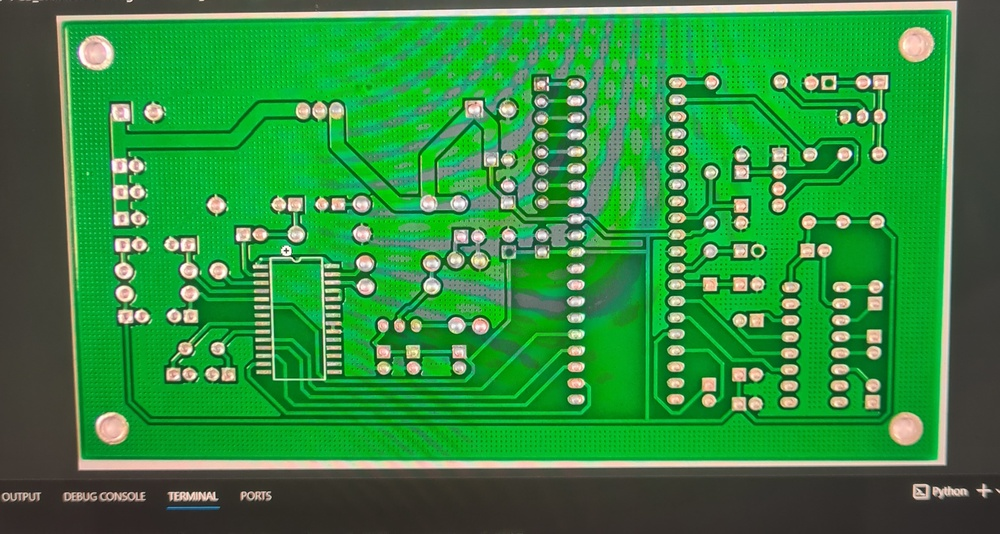
#> input picture Sol-1 Image analyse/Cropping Test photos/pcb15.jpg, 1000 x 534 px, shrunk from 3024 x 1616 before the run, found by its file name; its folder holds only this picture in this run
$ python 'Green PCB Cropper V2.py'
#> lines starting #> are read from the running program, lines starting #| are printed output that depends on the picture; after the words box and inside, x2 and y2 are one past the last pixel; in counts of white or black regions, pixels touching at a corner belong together
import cv2
import numpy as np
import os

# Define the input and output directories
input_dir = "boo12\Sol-1 image analyse\Cropping Test photos"
output_dir = "boo12\Sol-1 image analyse\Cropped photos"

#git test

# Create the output directory if it does not exist
if not os.path.exists(output_dir):
    os.makedirs(output_dir)

# Loop through the input images
for filename in os.listdir(input_dir):
    # Read the image as a numpy array
    img = cv2.imread(os.path.join(input_dir, filename))
#> img is the input picture: shape (534, 1000, 3); mean B, G, R 62.8, 139.7, 48.3

    # Convert the image from BGR to HSV color space
    hsv = cv2.cvtColor(img, cv2.COLOR_BGR2HSV)
#> hsv: shape (534, 1000, 3); mean H, S, V 52.6, 164, 142.1

    # Define the lower and upper bounds for the green color in HSV
    lower_green = np.array([40, 40, 40])
    upper_green = np.array([80, 255, 255])

    # Create a mask using the inRange function to isolate the green color
    mask = cv2.inRange(hsv, lower_green, upper_green)
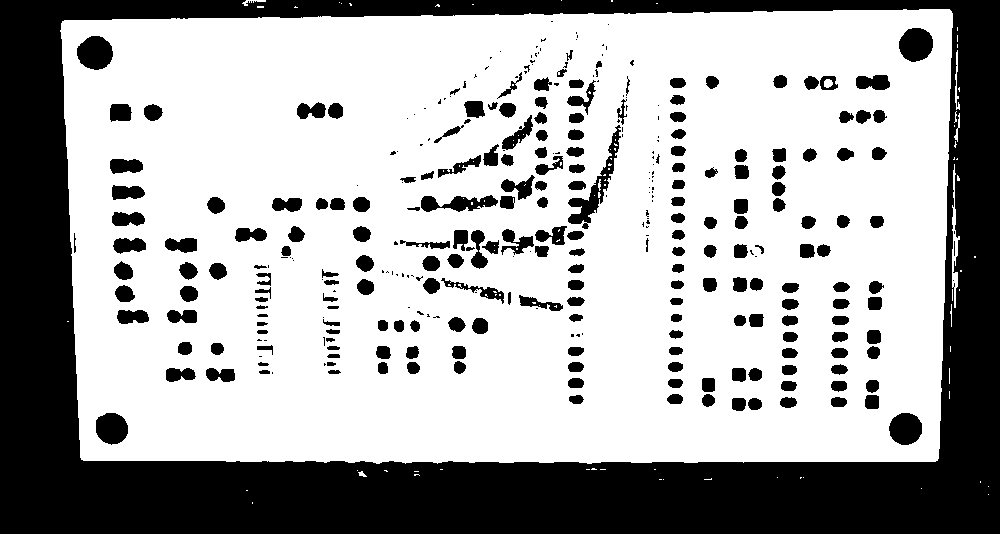
#> mask: shape (534, 1000); 66.6% white; 331 black regions (115 under 20 px), largest, box (x1, y1, x2, y2) and area: (0, 0, 1000, 534) 141392, (568, 125, 621, 229) 1188, (77, 36, 113, 70) 936

    # Apply the mask to the original image
    green_pcb = cv2.bitwise_and(img, img, mask=mask)
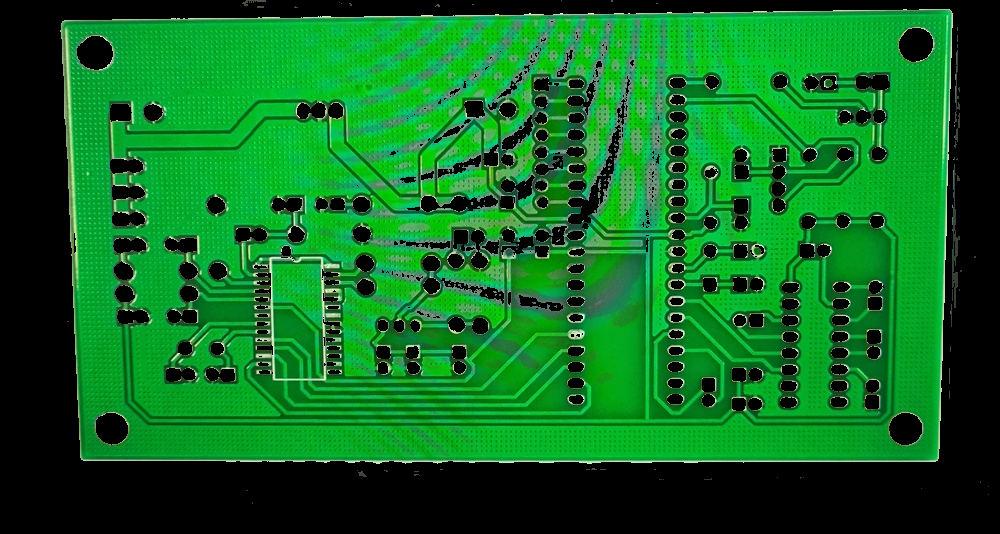
#> green_pcb: shape (534, 1000, 3); mean B, G, R 33.7, 106.7, 13.5

    # Convert the result to grayscale
    gray = cv2.cvtColor(green_pcb, cv2.COLOR_BGR2GRAY)
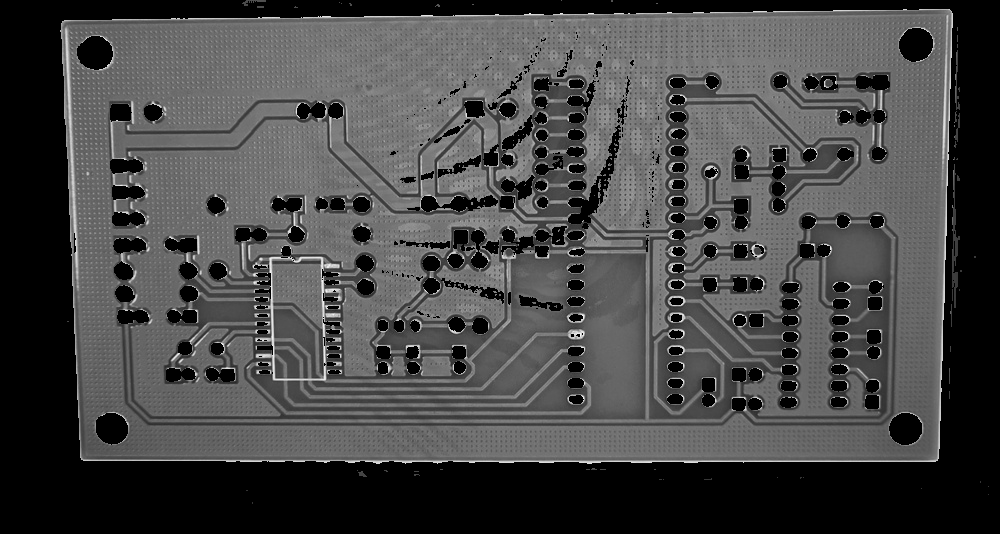
#> gray: shape (534, 1000); min 0, max 246, mean 70.5

    # Use Canny edge detection to find edges in the image
    edges = cv2.Canny(gray, 30, 150)
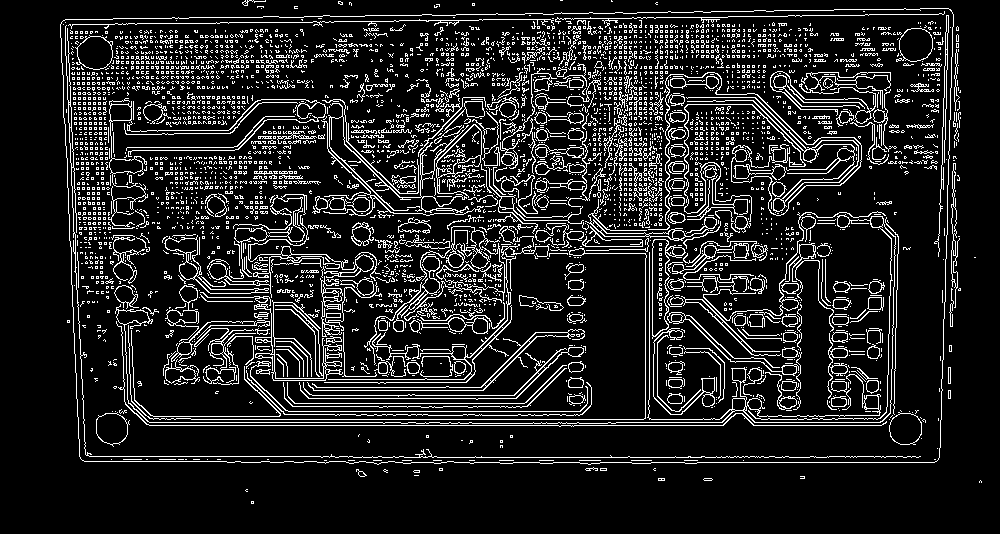
#> edges: shape (534, 1000); 13% white in thin lines or dots, all inside (x1, y1, x2, y2) = (60, 0, 982, 504)

    # Dilate the edges to connect nearby components
    dilated_edges = cv2.dilate(edges, None, iterations=1)
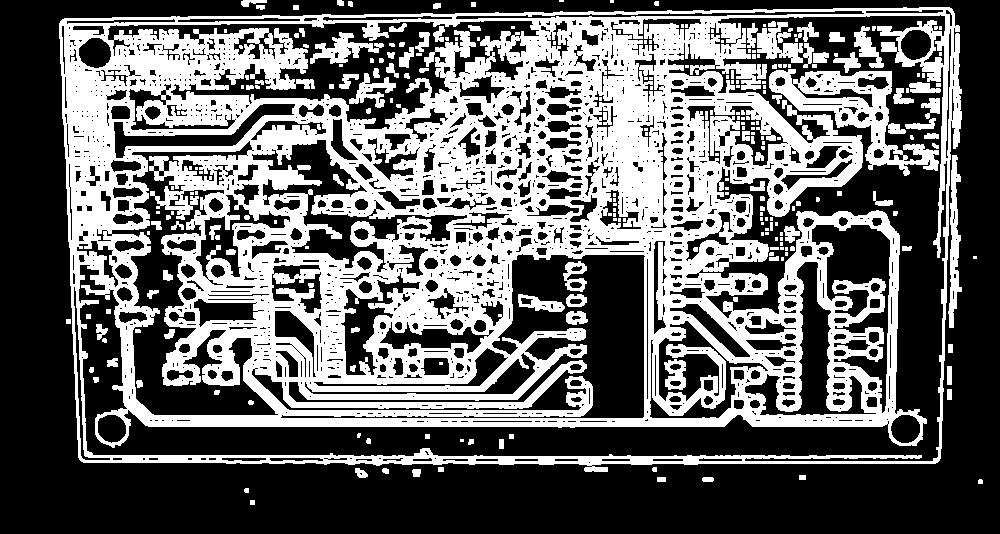
#> dilated_edges: shape (534, 1000); 39.9% white; 250 white regions (124 under 20 px)

    # Find contours on the dilated edges
    contours, _ = cv2.findContours(dilated_edges, cv2.RETR_EXTERNAL, cv2.CHAIN_APPROX_SIMPLE)
#> contours = 28 contours, 11 with area under 20; largest, box (x1, y1, x2, y2) and area: (59, 7, 962, 472) 396417, (948, 155, 962, 328) 1036, (241, 0, 267, 7) 77, (947, 366, 952, 385) 72, (355, 468, 368, 478) 72

    if contours:
        # Find the contour with the maximum area
        max_contour = max(contours, key=cv2.contourArea)
#> max_contour = contour of 338 points, box (x1, y1, x2, y2) (59, 7, 962, 472), area 396417

        # Approximate the contour to a polygon (reduce number of points)
        epsilon = 0.02 * cv2.arcLength(max_contour, True)
#> epsilon = 57.78
        approx_polygon = cv2.approxPolyDP(max_contour, epsilon, True)
#> approx_polygon = [[952, 9], [62, 19], [79, 459], [937, 462]]

        # Find the bounding rectangle of the approximated contour
        x, y, w, h = cv2.boundingRect(approx_polygon)
#> x = 62; y = 9; w = 891; h = 454

        # Add a buffer/margin to avoid cropping too much
        buffer = 10
        x = max(0, x - buffer)
#> x = 52
        y = max(0, y - buffer)
#> y = 0
        w += 2 * buffer
#> w = 911
        h += 2 * buffer
#> h = 474

        # Crop the image using the bounding rectangle with added buffer
        cropped = img[y:y + h, x:x + w]
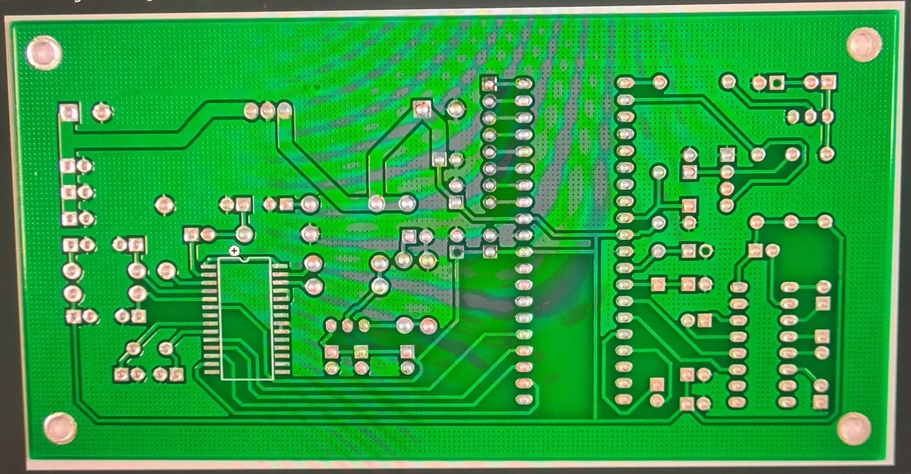
#> cropped: shape (474, 911, 3); mean B, G, R 65.6, 159.3, 45.5

        # Save the cropped image to the output directory
        cv2.imwrite(os.path.join(output_dir, filename), cropped)

        print("done")
    else:
        print("No valid contours found in :", filename)


#done
